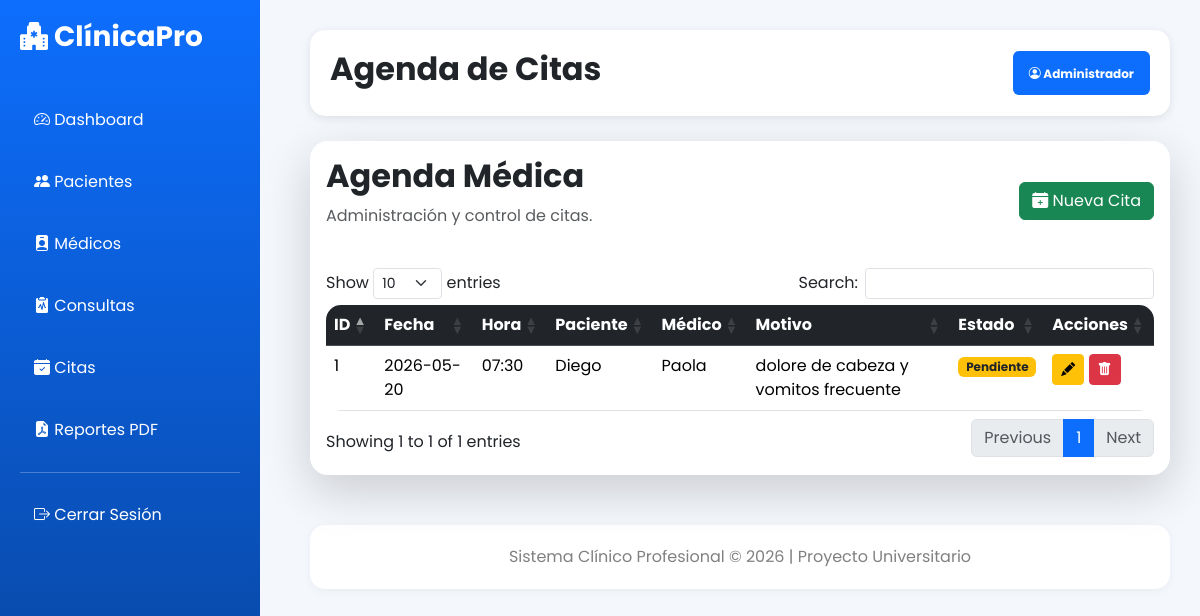
The app's page /citas (signed in) with its own data.
### models/cita.py (models this page shows)
class Cita(db.Model):
    __tablename__ = 'citas'
    id_cita = db.Column(
        db.Integer,
        primary_key=True
    )
    fecha = db.Column(
        db.String(50),
        nullable=False
    )
    hora = db.Column(
        db.String(20),
        nullable=False
    )
    motivo = db.Column(
        db.String(255),
        nullable=False
    )
    estado = db.Column(
        db.String(50),
        default='Pendiente'
    )
    id_paciente = db.Column(
        db.Integer,
        db.ForeignKey(
            'pacientes.id_paciente'
        ),
        nullable=False
    )
    id_medico = db.Column(
        db.Integer,
        db.ForeignKey(
            'medicos.id_medico'
        ),
        nullable=False
    )

### models/paciente.py (models this page shows)
class Paciente(db.Model):
    __tablename__ = 'pacientes'
    id_paciente = db.Column(
        db.Integer,
        primary_key=True
    )
    nombre = db.Column(
        db.String(150),
        nullable=False
    )
    edad = db.Column(
        db.Integer,
        nullable=False
    )
    direccion = db.Column(
        db.String(255),
        nullable=False
    )
    telefono = db.Column(
        db.String(30),
        nullable=False
    )
    genero = db.Column(
        db.String(30),
        nullable=False
    )
    fecha_registro = db.Column(
        db.String(50)
    )
    consultas = db.relationship(
        'Consulta',
        backref='paciente',
        lazy=True,
        cascade='all, delete'
    )
    citas = db.relationship(
        'Cita',
        backref='paciente',
        lazy=True,
        cascade='all, delete'
    )

### models/medico.py (models this page shows)
class Medico(db.Model):
    __tablename__ = 'medicos'
    id_medico = db.Column(
        db.Integer,
        primary_key=True
    )
    nombre = db.Column(
        db.String(100),
        nullable=False
    )
    especialidad = db.Column(
        db.String(100),
        nullable=False
    )
    telefono = db.Column(
        db.String(20)
    )
    correo = db.Column(
        db.String(100)
    )
    horario = db.Column(
        db.String(100)
    )
    consultas = db.relationship(
        'Consulta',
        backref='medico',
        lazy=True,
        cascade='all, delete'
    )
    citas = db.relationship(
        'Cita',
        backref='medico',
        lazy=True,
        cascade='all, delete'
    )

### controllers/cita_controller.py (the view)
@cita_bp.route('/citas')
@login_required
def listar_citas():
    citas = Cita.query.all()
    return render_template(
        'citas/listar.html',
        citas=citas
    )

### app.py (called while the page is built)
@login_manager.user_loader
def load_user(user_id):
    return Usuario.query.get(int(user_id))

### templates/citas/listar.html (shortened to what this page needs)
{% extends 'base.html' %}
{% block page_title %}
Agenda de Citas
{% endblock %}
{% block content %}
<div class="card shadow-lg border-0">
    <div class="card-body">
        <div class="d-flex justify-content-between align-items-center mb-4">
            <div>
                <h2 class="fw-bold">
                    Agenda Médica
                </h2>
                <p class="text-muted">
                    Administración y control de citas.
                </p>
            </div>
            <a
                href="/citas/crear"
                class="btn btn-success"
            >
                <i class="bi bi-calendar-plus-fill"></i>
                Nueva Cita
            </a>
        </div>
        <div class="table-responsive">
            <table
                class="table table-hover datatable"
            >
                <thead class="table-dark">
                    <tr>
                        <th>ID</th>
                        <th>Fecha</th>
                        <th>Hora</th>
                        <th>Paciente</th>
                        <th>Médico</th>
                        <th>Motivo</th>
                        <th>Estado</th>
                        <th>Acciones</th>
                    </tr>
                </thead>
                <tbody>
                    {% for cita in citas %}
                    <tr>
                        <td>
                            {{ cita.id_cita }}
                        </td>
                        <td>
                            {{ cita.fecha }}
                        </td>
                        <td>
                            {{ cita.hora }}
                        </td>
                        <td>
                            {{ cita.paciente.nombre }}
                        </td>
                        <td>
                            {{ cita.medico.nombre }}
                        </td>
                        <td>
                            {{ cita.motivo }}
                        </td>
                        <td>
                            {% if cita.estado == 'Pendiente' %}
                            <span class="badge bg-warning text-dark">
                                Pendiente
                            </span>
                            {% elif cita.estado == 'Atendida' %}
                            <span class="badge bg-success">
                                Atendida
                            </span>
                            {% else %}
                            <span class="badge bg-danger">
                                Cancelada
                            </span>
                            {% endif %}
                        </td>
                        <td>
                            <a
                                href="/citas/editar/{{ cita.id_cita }}"
                                class="btn btn-warning btn-sm"
                            >
                                <i class="bi bi-pencil-fill"></i>
                            </a>
                            <a
                                href="/citas/delete/{{ cita.id_cita }}"
                                class="btn btn-danger btn-sm"
                                onclick="return confirm('¿Eliminar cita?')"
                            >
                                <i class="bi bi-trash-fill"></i>
                            </a>
                        </td>
                    </tr>
                    {% endfor %}
                </tbody>
            </table>
        </div>
    </div>
</div>
{% endblock %}

### templates/base.html (style rules this page uses)
* { font-family: 'Poppins', sans-serif; }
body { background: #f4f7fc; }
.card { border: none; border-radius: 18px; }
.table { border-radius: 15px; overflow: hidden; }

### records on screen
Cita: id_cita "1", fecha "2026-05-20", hora "07:30", paciente.nombre "Diego", medico.nombre "Paola", motivo "dolore de cabeza y vomitos frecuente", estado "Pendiente"
